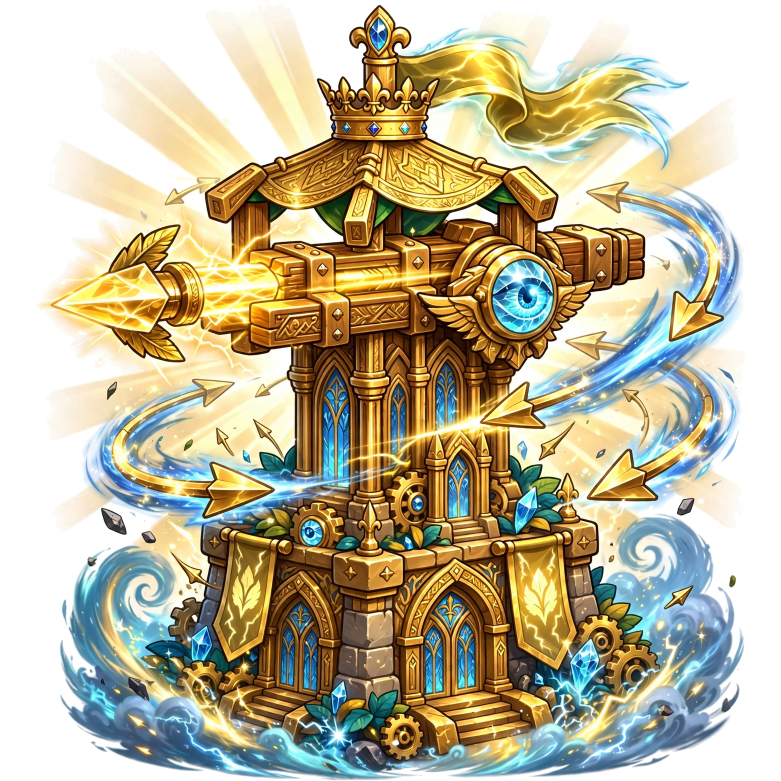
#> input picture artwork/ascended/masters/archer_ascended.png, 1562 x 1562 px (shown at 1/2 size); its folder holds 4 pictures in this run
$ python ascended-art.py
#> lines starting #> are read from the running program, lines starting #| are printed output that depends on the picture
"""Export the ascended tower illustrations to runtime PNGs.

The masters in artwork/ascended/masters/ are the canonical sources
(1560px-ish RGBA, already keyed). They were produced from white-
background generations by edge flood-fill keying: only near-white
regions connected to an image edge became transparent, so enclosed
whites in the art (snow, foam, crystal glints) survived — the same
rule as the tower set's transparency fix. The keying step (kept below
as key_out for provenance) is not needed for ordinary exports.
"""
import sys
from pathlib import Path

import numpy as np
from PIL import Image
from scipy import ndimage

ROOT = Path(__file__).resolve().parent.parent
MASTERS = ROOT / "artwork" / "ascended" / "masters"
TOWERS = [
    "archer",
    "cannon",
    "frost",
    "fire",
    "lightning",
    "grove",
    "wind",
    "rune",
    "tidecaller",
]


def key_out(image: Image.Image) -> Image.Image:
    """White-background generation -> RGBA master (see module docstring)."""
    rgb = np.asarray(image.convert("RGB")).astype(np.int16)
    whiteness = rgb.min(axis=2)
    near_white = whiteness > 205
    labels, _ = ndimage.label(near_white)
    edge_ids = set()
    for side in (labels[0, :], labels[-1, :], labels[:, 0], labels[:, -1]):
        edge_ids.update(int(v) for v in np.unique(side) if v)
    background = (
        np.isin(labels, list(edge_ids)) if edge_ids else np.zeros_like(near_white)
    )
    alpha = np.full(whiteness.shape, 255, dtype=np.float32)
    soft = np.clip((245 - whiteness) / 45.0, 0, 1)
    alpha[background] = (soft[background] * 255).astype(np.float32)
    out = np.asarray(image.convert("RGB")).astype(np.float32)
    a = (alpha / 255.0)[..., None]
    with np.errstate(invalid="ignore", divide="ignore"):
        un = np.where(a > 0.02, (out - 255 * (1 - a)) / np.maximum(a, 0.02), out)
    rgba = np.dstack([np.clip(un, 0, 255), alpha]).astype(np.uint8)
    master = Image.fromarray(rgba, "RGBA")
    bbox = master.getchannel("A").getbbox()
    master = master.crop(bbox)
    side = max(master.size)
    canvas = Image.new("RGBA", (side, side), (0, 0, 0, 0))
    canvas.paste(master, ((side - master.width) // 2, side - master.height))
    return canvas


def main():
    for tower in sys.argv[1:] or TOWERS:
        master = Image.open(MASTERS / f"{tower}_ascended.png")
#> master is the input picture: PIL image 1562x1562 RGBA; mean R, G, B, A 166.8, 158.6, 129.2, 183.6
        for folder, size in [("card_512", 512), ("battlefield_256", 256)]:
            out = (
                ROOT
                / "public"
                / "assets"
                / "v5"
                / "towers"
                / tower
                / folder
                / f"{tower}_ascended.png"
            )
            out.parent.mkdir(parents=True, exist_ok=True)
            master.resize((size, size), Image.Resampling.LANCZOS).save(
                out, optimize=True
            )
#> this loop made 2 passes
#> pass 1, in main, `master.resize((size, size), Image.Resampling.LANCZOS).save( out, optim..`:
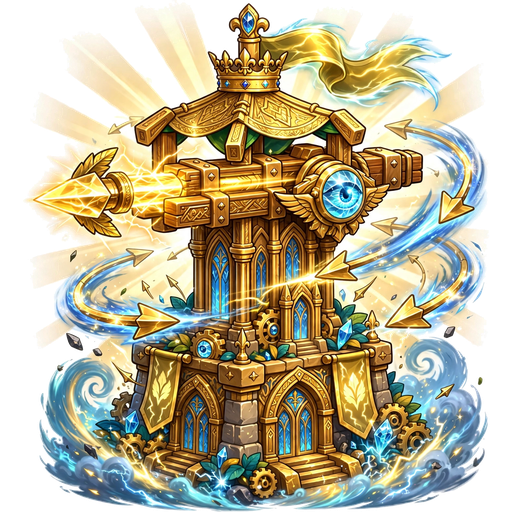
#> saved as archer_ascended.png: PIL image 512x512 RGBA; mean R, G, B, A 129.7, 121.5, 92.1, 183.6; transparent parts drawn white
#> pass 2, in main, `master.resize((size, size), Image.Resampling.LANCZOS).save( out, optim..`:
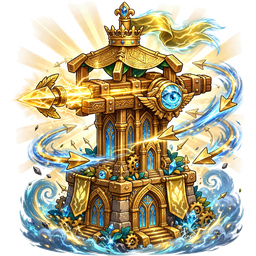
#> saved as archer_ascended.png: PIL image 256x256 RGBA; mean R, G, B, A 132, 123.8, 94.3, 183.6; transparent parts drawn white
        print(tower, "exported")
#> pass 2 of the loop in main, `for tower in sys.argv[1:] or TOWERS:`:
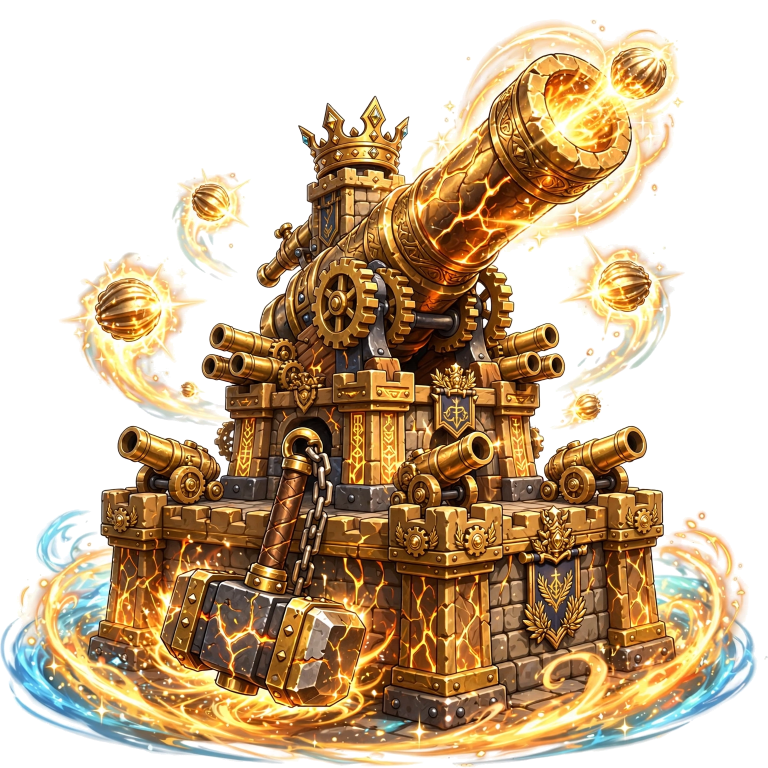
#> input picture artwork/ascended/masters/cannon_ascended.png, 1536 x 1536 px (shown at 1/2 size)
#> in main, master is the input picture: PIL image 1536x1536 RGBA; mean R, G, B, A 196.1, 173.8, 144.9, 145.7
#> the loop in main, `for folder, size in [("card_512", 512), ("battlefield_256", 256)]:` made 2 passes
#> pass 1, in main, `master.resize((size, size), Image.Resampling.LANCZOS).save( out, optim..`:
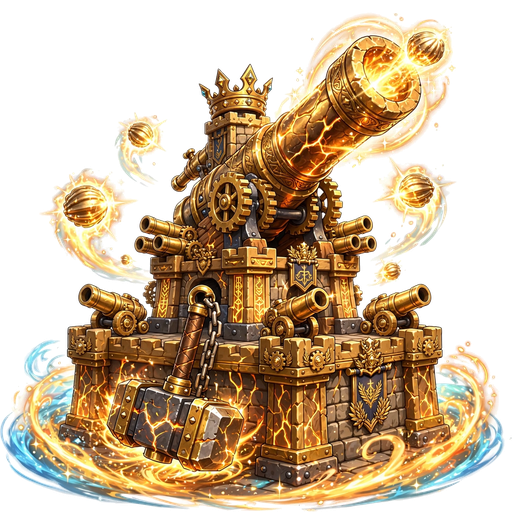
#> saved as cannon_ascended.png: PIL image 512x512 RGBA; mean R, G, B, A 102.8, 80.4, 51.3, 145.7; transparent parts drawn white
#> pass 2, in main, `master.resize((size, size), Image.Resampling.LANCZOS).save( out, optim..`:
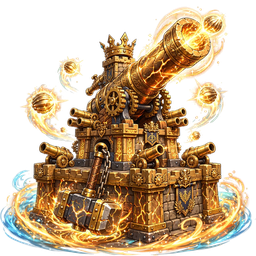
#> saved as cannon_ascended.png: PIL image 256x256 RGBA; mean R, G, B, A 107, 84.3, 54.9, 145.7; transparent parts drawn white
#> pass 3 of the loop in main, `for tower in sys.argv[1:] or TOWERS:`:
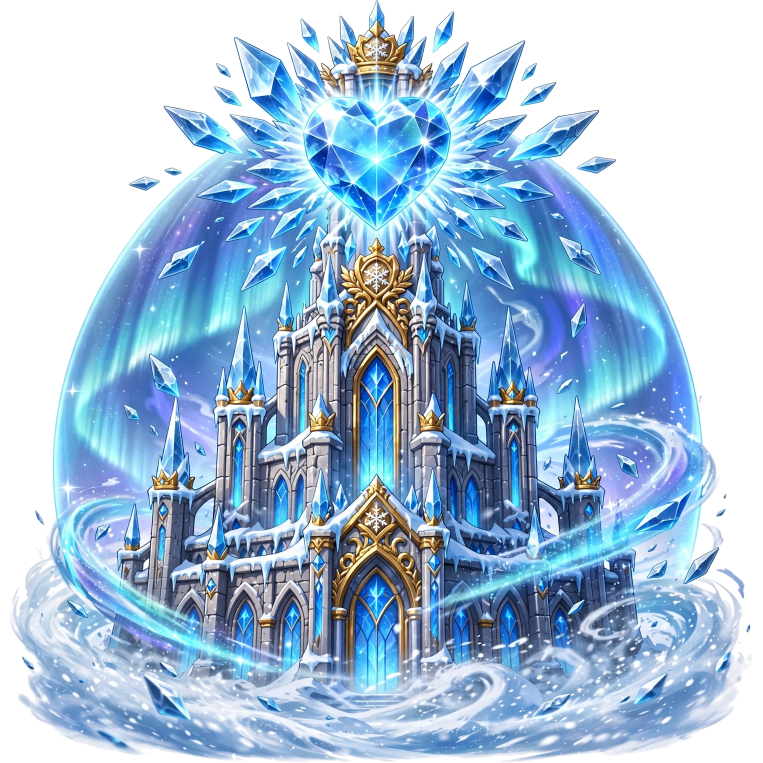
#> input picture artwork/ascended/masters/frost_ascended.png, 1526 x 1526 px (shown at 1/2 size)
#> in main, master is the input picture: PIL image 1526x1526 RGBA; mean R, G, B, A 157, 184.2, 209.8, 176
#> the loop in main, `for folder, size in [("card_512", 512), ("battlefield_256", 256)]:` made 2 passes
#> pass 1, in main, `master.resize((size, size), Image.Resampling.LANCZOS).save( out, optim..`:
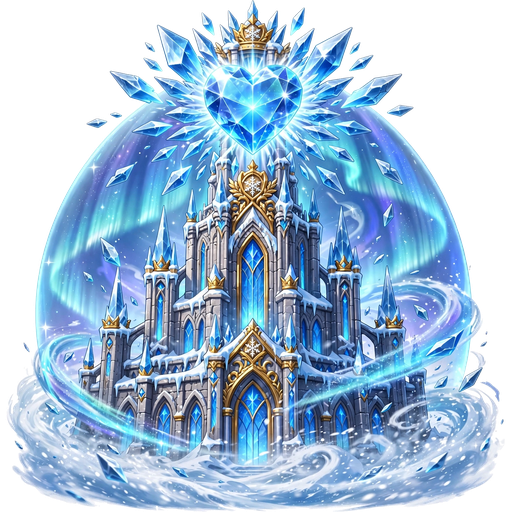
#> saved as frost_ascended.png: PIL image 512x512 RGBA; mean R, G, B, A 89.6, 117, 142.8, 176; transparent parts drawn white
#> pass 2, in main, `master.resize((size, size), Image.Resampling.LANCZOS).save( out, optim..`:
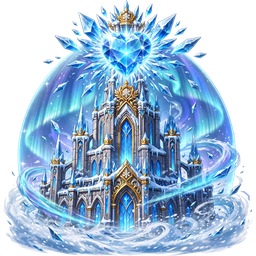
#> saved as frost_ascended.png: PIL image 256x256 RGBA; mean R, G, B, A 91.9, 119.7, 145.8, 176; transparent parts drawn white
#> the loop made 5 passes; the first 3 are shown


if __name__ == "__main__":
#> (the run stopped early here; a loop or call above may not have finished)
